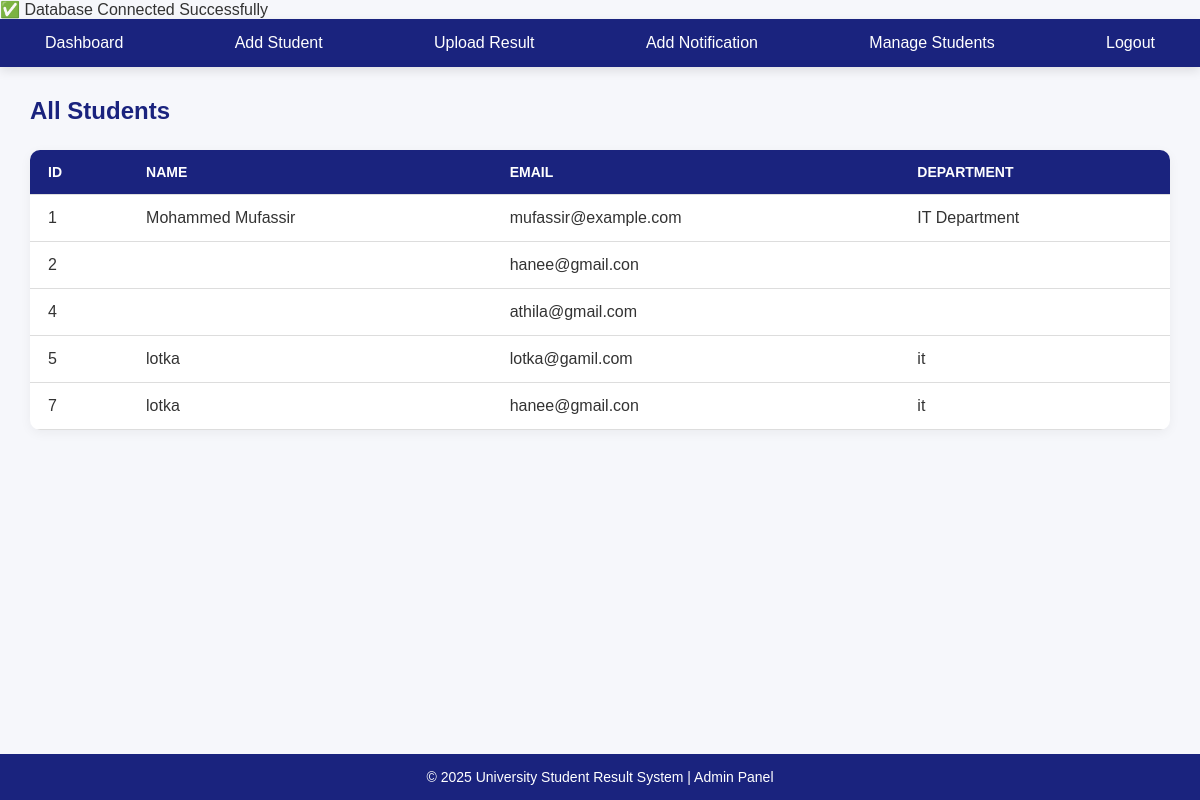
/admin/manage_students.php (signed in), run on the app's committed database.
### tables this page shows
CREATE TABLE `students` (
  `student_id` int(11) NOT NULL,
  `student_reg_no` varchar(20) NOT NULL,
  `full_name` varchar(100) NOT NULL,
  `email` varchar(100) DEFAULT NULL,
  `password` varchar(255) NOT NULL,
  `course_id` int(11) DEFAULT NULL,
  `department` varchar(100) DEFAULT NULL,
  `year_of_study` int(11) DEFAULT NULL,
  `created_at` timestamp NOT NULL DEFAULT current_timestamp()
);

### admin/manage_students.php (the view, shortened to what this page needs)
<?php
include 'db/db.php';
$res = mysqli_query($conn, "SELECT * FROM students");
?>
<!DOCTYPE html>
<html>
<head>
<link rel="stylesheet" href="css/style.css">
</head>
<body>
<?php include 'header.php'; ?>
<div class="content">
<h2>All Students</h2>
<table>
<tr><th>ID</th><th>Name</th><th>Email</th><th>Department</th></tr>
<?php while($row = mysqli_fetch_assoc($res)){ ?>
<tr>
  <td><?php echo $row['student_id']; ?></td>
  <td><?php echo $row['full_name']; ?></td>
  <td><?php echo $row['email']; ?></td>
  <td><?php echo $row['department']; ?></td>
</tr>
<?php } ?>
</table>
</div>
<?php include 'footer.php'; ?>
</body>
</html>

### admin/header.php
<div class="navbar">
  <a href="admin_dashboard.php">Dashboard</a>
  <a href="add_student.php">Add Student</a>
  <a href="upload_result.php">Upload Result</a>
  <a href="add_notification.php">Add Notification</a>
  <a href="manage_students.php">Manage Students</a>
  <a href="logout.php" style="float:right;">Logout</a>
</div>

### admin/footer.php
<footer>
  © 2025 University Student Result System | Admin Panel
</footer>

### admin/css/style.css (style rules this page uses)
* { margin: 0; padding: 0; box-sizing: border-box; font-family: 'Poppins', sans-serif; }
body { background-color: #f6f7fb; color: #333; }
.navbar { background-color: #1a237e; padding: 15px 30px; display: flex; justify-content: space-between; align-items: center; box-shadow: 0 4px 10px rgba(0,0,0,0.1); }
.navbar a { color: #fff; text-decoration: none; margin: 0 15px; font-weight: 500; transition: 0.3s; }
.content { padding: 30px; }
h2 { margin-bottom: 15px; color: #1a237e; }
table { width: 100%; border-collapse: collapse; margin-top: 25px; background: #fff; border-radius: 10px; overflow: hidden; box-shadow: 0 3px 12px rgba(0,0,0,0.05); }
th, td { padding: 14px 18px; text-align: left; border-bottom: 1px solid #ddd; }
th { background-color: #1a237e; color: white; text-transform: uppercase; font-size: 14px; }
footer { text-align: center; padding: 15px; background-color: #1a237e; color: white; position: fixed; bottom: 0; width: 100%; font-size: 14px; }

### data on the page
students: student_id "1", full_name "Mohammed Mufassir", email "mufassir@example.com", department "IT Department"
students: student_id "2", email "hanee@gmail.con"
students: student_id "4", email "athila@gmail.com"
students: student_id "5", full_name "lotka", email "lotka@gamil.com", department "it"
students: student_id "7", full_name "lotka", email "hanee@gmail.con", department "it"
